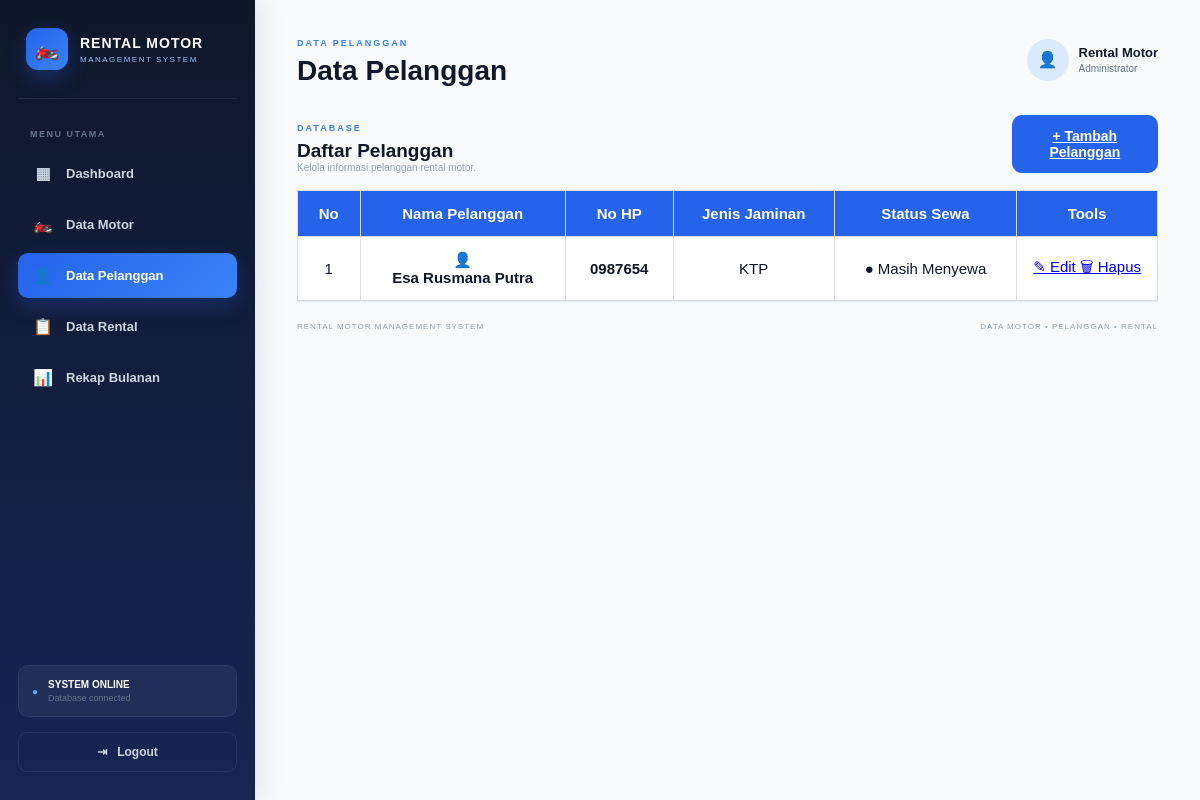
Page /pelanggan/index_pelanggan.php on the committed database.
### tables this page shows
CREATE TABLE `pelanggan` (
  `id_pelanggan` int(11) NOT NULL,
  `nama` varchar(30) NOT NULL,
  `no_hp` varchar(20) NOT NULL,
  `jaminan` enum('KTP','Kartu Keluarga') NOT NULL DEFAULT 'KTP'
);

### pelanggan/index_pelanggan.php (the view, shortened to what this page needs)
<?php
include "../koneksi.php";
$data = mysqli_query($conn, "
    SELECT
        pelanggan.*,
        COALESCE(
            (
                SELECT rental.status
                FROM rental
                WHERE rental.id_pelanggan = pelanggan.id_pelanggan
                ORDER BY rental.id_rental DESC
                LIMIT 1
            ),
            'Selesai'
        ) AS status
    FROM pelanggan
    ORDER BY pelanggan.id_pelanggan ASC
");
?>
<!DOCTYPE html>
<html lang="id">
<head>
    <link rel="stylesheet" href="../style.css">
</head>
<body class="dashboard-page">
<aside class="sidebar">
    <div class="sidebar-brand">
        <div class="brand-icon">🏍️</div>
        <div>
            <h2>RENTAL MOTOR</h2>
            <span>MANAGEMENT SYSTEM</span>
        </div>
    </div>
    <div class="sidebar-menu">
        <p class="menu-title">MENU UTAMA</p>
        <a href="../dashboard.php" class="sidebar-link">
            <span>▦</span>
            Dashboard
        </a>
        <a href="../motor/index_motor.php" class="sidebar-link">
            <span>🏍️</span>
            Data Motor
        </a>
        <a href="index_pelanggan.php" class="sidebar-link active">
            <span>👤</span>
            Data Pelanggan
        </a>
        <a href="../rental/index_rental.php" class="sidebar-link">
            <span>📋</span>
            Data Rental
        </a>
        <a href="../rekap/index_rekap.php" class="sidebar-link">
            <span>📊</span>
            Rekap Bulanan
        </a>
    </div>
    <div class="sidebar-bottom">
        <div class="system-online">
            <span>●</span>
            <div>
                <b>System Online</b>
                <small>Database connected</small>
            </div>
        </div>
        <a href="../logout.php" class="logout-link">
            ⇥ &nbsp; Logout
        </a>
    </div>
</aside>
<main class="dashboard-main">
    <header class="dashboard-topbar">
        <div>
            <span class="page-label">DATA PELANGGAN</span>
            <h1>Data Pelanggan</h1>
        </div>
        <div class="admin-profile">
            <div class="admin-avatar">👤</div>
            <div class="admin-info">
                <b>Rental Motor</b>
                <span>Administrator</span>
            </div>
        </div>
    </header>
    <section class="data-page">
        <div class="section-heading">
            <div>
                <span>DATABASE</span>
                <h2>Daftar Pelanggan</h2>
                <p>Kelola informasi pelanggan rental motor.</p>
            </div>
            <a href="tambah_pelanggan.php" class="primary-button">
                + Tambah Pelanggan
            </a>
        </div>
        <div class="table-card">
            <div class="table-wrapper">
                <table class="data-table">
                    <thead>
                        <tr>
                            <th>No</th>
                            <th>Nama Pelanggan</th>
                            <th>No HP</th>
                            <th>Jenis Jaminan</th>
                            <th>Status Sewa</th>
                            <th>Tools</th>
                        </tr>
                    </thead>
                    <tbody>
                        <?php
                        $no = 1;
                        while ($row = mysqli_fetch_assoc($data)) {
                        ?>
                        <tr>
                            <td><?= $no++; ?></td>
                            <td>
                                <div class="customer-name">
                                    <div class="customer-mini-icon">👤</div>
                                    <div>
                                        <strong>
                                            <?= htmlspecialchars($row['nama']); ?>
                                        </strong>
                                    </div>
                                </div>
                            </td>
                            <td>
                                <strong>
                                    <?= htmlspecialchars($row['no_hp']); ?>
                                </strong>
                            </td>
                            <td>
                                <span>
                                    <?= htmlspecialchars($row['jaminan'] ?? '-'); ?>
                                </span>
                            </td>
                            <td>
                                <?php if ($row['status'] == 'Masih') { ?>
                                    <span class="status-badge rented">
                                        ● Masih Menyewa
                                    </span>
                                <?php } else { ?>
                                    <span class="status-badge available">
                                        ● Selesai
                                    </span>
                                <?php } ?>
                            </td>
                            <td>
                                <div class="action-buttons">
                                    <a
                                        href="edit_pelanggan.php?id=<?= (int) $row['id_pelanggan']; ?>"
                                        class="action-edit"
                                    >
                                        ✎ Edit
                                    </a>
                                    <a
                                        href="hapus_pelanggan.php?id=<?= (int) $row['id_pelanggan']; ?>"
                                        class="action-delete"
                                        onclick="return confirm('Yakin ingin menghapus pelanggan ini?')"
                                    >
                                        🗑 Hapus
                                    </a>
                                </div>
                            </td>
                        </tr>
                        <?php } ?>
                    </tbody>
                </table>
            </div>
        </div>
    </section>
    <footer class="dashboard-footer">
        <span>RENTAL MOTOR MANAGEMENT SYSTEM</span>
        <span>DATA MOTOR • PELANGGAN • RENTAL</span>
    </footer>
</main>
</body>
</html>

### style.css (style rules this page uses)
* { margin: 0; padding: 0; box-sizing: border-box; font-family: Arial, sans-serif; }
body { background: #f1f5f9; min-height: 100vh; }
.login-button, .primary-button { border: none; background: #2563eb; color: white; cursor: pointer; font-weight: bold; }
.dashboard-page { background: #f8fafc; min-height: 100vh; display: flex; color: #0f172a; }
.sidebar { width: 255px; min-height: 100vh; position: fixed; inset: 0 auto 0 0; display: flex; flex-direction: column; padding: 28px 18px; background: linear-gradient(180deg, #0f172a 0%, #172554 100%); color: white; box-shadow: 5px 0 25px rgba(15,23,42,.10); z-index: 10; }
.sidebar-brand { display: flex; align-items: center; gap: 12px; padding: 0 8px 28px; border-bottom: 1px solid rgba(255,255,255,.08); }
.brand-icon { width: 42px; height: 42px; display: flex; align-items: center; justify-content: center; border-radius: 12px; background: linear-gradient(135deg, #2563eb, #3b82f6); font-size: 20px; box-shadow: 0 8px 20px rgba(37,99,235,.30); }
.sidebar-brand h2 { font-size: 14px; letter-spacing: 1px; }
.sidebar-brand span { display: block; margin-top: 4px; font-size: 8px; letter-spacing: 1.5px; color: #93c5fd; }
.sidebar-menu { margin-top: 30px; }
.menu-title { padding: 0 12px; margin-bottom: 12px; font-size: 9px; font-weight: bold; letter-spacing: 1.5px; color: #64748b; }
.sidebar-link { display: flex; align-items: center; gap: 12px; padding: 13px 14px; margin-bottom: 6px; border-radius: 10px; text-decoration: none; color: #cbd5e1; font-size: 13px; font-weight: 600; transition: .2s; }
.sidebar-link span { width: 22px; text-align: center; font-size: 16px; }
.sidebar-link.active { background: linear-gradient(135deg, #2563eb, #3b82f6); color: white; box-shadow: 0 8px 20px rgba(37,99,235,.25); }
.sidebar-bottom { margin-top: auto; }
.system-online { display: flex; align-items: center; gap: 10px; padding: 13px; margin-bottom: 15px; border-radius: 10px; background: rgba(255,255,255,.05); border: 1px solid rgba(255,255,255,.06); }
.system-online > span { color: #60a5fa; font-size: 10px; }
.system-online b { display: block; font-size: 10px; text-transform: uppercase; }
.system-online small { display: block; margin-top: 3px; color: #64748b; font-size: 9px; }
.logout-link { display: block; padding: 12px; text-align: center; border-radius: 9px; text-decoration: none; color: #cbd5e1; font-size: 12px; font-weight: bold; border: 1px solid rgba(255,255,255,.08); transition: .2s; }
.dashboard-main { margin-left: 255px; width: calc(100% - 255px); min-height: 100vh; padding: 32px 42px; }
.dashboard-topbar { display: flex; justify-content: space-between; align-items: center; margin-bottom: 28px; }
.page-label { font-size: 9px; letter-spacing: 2px; color: #3b82f6; font-weight: bold; }
.dashboard-topbar h1 { margin-top: 5px; font-size: 28px; color: #0f172a; }
.admin-profile { display: flex; align-items: center; gap: 10px; }
.admin-avatar { width: 42px; height: 42px; display: flex; align-items: center; justify-content: center; border-radius: 50%; background: #dbeafe; color: #2563eb; font-weight: bold; }
.admin-info b { display: block; font-size: 13px; }
.admin-info span { display: block; margin-top: 3px; font-size: 10px; color: #64748b; }
.section-heading { display: flex; justify-content: space-between; align-items: end; margin-bottom: 17px; }
.section-heading > div > span { font-size: 9px; letter-spacing: 2px; color: #3b82f6; font-weight: bold; }
.section-heading h2 { margin-top: 5px; font-size: 19px; }
.section-heading p { font-size: 10px; color: #94a3b8; }
.dashboard-footer { display: flex; justify-content: space-between; padding-top: 20px; border-top: 1px solid #e2e8f0; color: #94a3b8; font-size: 8px; letter-spacing: 1px; }
table { width: 100%; border-collapse: collapse; background: white; font-size: 15px; }
th, td { padding: 14px 16px; border: 1px solid #ddd; text-align: center; white-space: nowrap; }
th { background: #2563eb; color: white; }
.data-table th, .data-table td { vertical-align: middle; }
table th:last-child, table td:last-child { width: 1%; white-space: nowrap; }
.primary-button { display: inline-block; width: 17%; padding: 13px; text-align: center; border-radius: 10px; background: #2563eb; color: white; font-size: 14px; font-weight: 600; cursor: pointer; }

### rows in the picture
pelanggan: nama "Esa Rusmana Putra", no_hp "0987654", jaminan "KTP"
